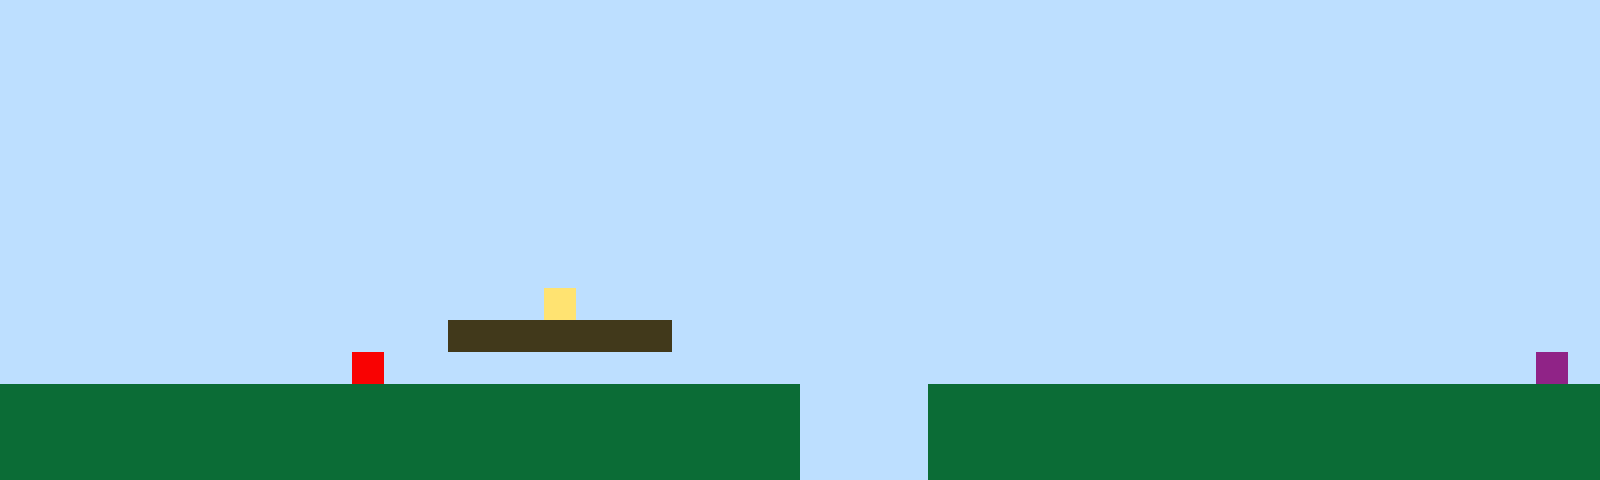

This is a level from a 2D game, rendered from its Tiled map with the project's own tilesets. A one-line summary and the complete map file follow:
An orthogonal 50x15 tile map with 32x32 px tiles, 1 tile layer (Tile Layer 1).

<map version="1.10" tiledversion="1.11.2" orientation="orthogonal" renderorder="right-up" width="50" height="15" tilewidth="32" tileheight="32" infinite="0" nextlayerid="2" nextobjectid="1"><editorsettings><export target="map1.csv" format="csv" /></editorsettings><tileset firstgid="1" name="sprites" tilewidth="32" tileheight="32" tilecount="6" columns="3"><image source="sprites.png" width="96" height="64" /></tileset><layer id="1" name="Tile Layer 1" width="50" height="15"><data encoding="csv">1,1,1,1,1,1,1,1,1,1,1,1,1,1,1,1,1,1,1,1,1,1,1,1,1,1,1,1,1,1,1,1,1,1,1,1,1,1,1,1,1,1,1,1,1,1,1,1,1,1,1,1,1,1,1,1,1,1,1,1,1,1,1,1,1,1,1,1,1,1,1,1,1,1,1,1,1,1,1,1,1,1,1,1,1,1,1,1,1,1,1,1,1,1,1,1,1,1,1,1,1,1,1,1,1,1,1,1,1,1,1,1,1,1,1,1,1,1,1,1,1,1,1,1,1,1,1,1,1,1,1,1,1,1,1,1,1,1,1,1,1,1,1,1,1,1,1,1,1,1,1,1,1,1,1,1,1,1,1,1,1,1,1,1,1,1,1,1,1,1,1,1,1,1,1,1,1,1,1,1,1,1,1,1,1,1,1,1,1,1,1,1,1,1,1,1,1,1,1,1,1,1,1,1,1,1,1,1,1,1,1,1,1,1,1,1,1,1,1,1,1,1,1,1,1,1,1,1,1,1,1,1,1,1,1,1,1,1,1,1,1,1,1,1,1,1,1,1,1,1,1,1,1,1,1,1,1,1,1,1,1,1,1,1,1,1,1,1,1,1,1,1,1,1,1,1,1,1,1,1,1,1,1,1,1,1,1,1,1,1,1,1,1,1,1,1,1,1,1,1,1,1,1,1,1,1,1,1,1,1,1,1,1,1,1,1,1,1,1,1,1,1,1,1,1,1,1,1,1,1,1,1,1,1,1,1,1,1,1,1,1,1,1,1,1,1,1,1,1,1,1,1,1,1,1,1,1,1,1,1,1,1,1,1,1,1,1,1,1,1,1,1,1,1,1,1,1,1,1,1,1,1,1,1,1,1,1,1,1,1,1,1,1,1,1,1,1,1,1,1,1,1,1,1,1,1,1,1,1,1,1,1,1,1,1,1,1,1,1,1,1,1,1,1,1,1,1,1,1,1,1,1,1,1,1,1,1,1,1,1,1,1,1,1,1,1,1,1,1,1,1,1,1,1,1,1,1,1,1,1,1,1,1,1,1,1,1,4,1,1,1,1,1,1,1,1,1,1,1,1,1,1,1,1,1,1,1,1,1,1,1,1,1,1,1,1,1,1,1,1,1,1,1,1,1,1,1,1,1,1,1,1,1,1,3,3,3,3,3,3,3,1,1,1,1,1,1,1,1,1,1,1,1,1,1,1,1,1,1,1,1,1,1,1,1,1,1,1,1,1,1,1,1,1,1,1,1,1,1,1,1,5,1,1,1,1,1,1,1,1,1,1,1,1,1,1,1,1,1,1,1,1,1,1,1,1,1,1,1,1,1,1,1,1,1,1,1,1,6,1,2,2,2,2,2,2,2,2,2,2,2,2,2,2,2,2,2,2,2,2,2,2,2,2,2,1,1,1,1,2,2,2,2,2,2,2,2,2,2,2,2,2,2,2,2,2,2,2,2,2,2,2,2,2,2,2,2,2,2,2,2,2,2,2,2,2,2,2,2,2,2,2,2,2,2,1,1,1,1,2,2,2,2,2,2,2,2,2,2,2,2,2,2,2,2,2,2,2,2,2,2,2,2,2,2,2,2,2,2,2,2,2,2,2,2,2,2,2,2,2,2,2,2,2,2,1,1,1,1,2,2,2,2,2,2,2,2,2,2,2,2,2,2,2,2,2,2,2,2,2</data></layer></map>
